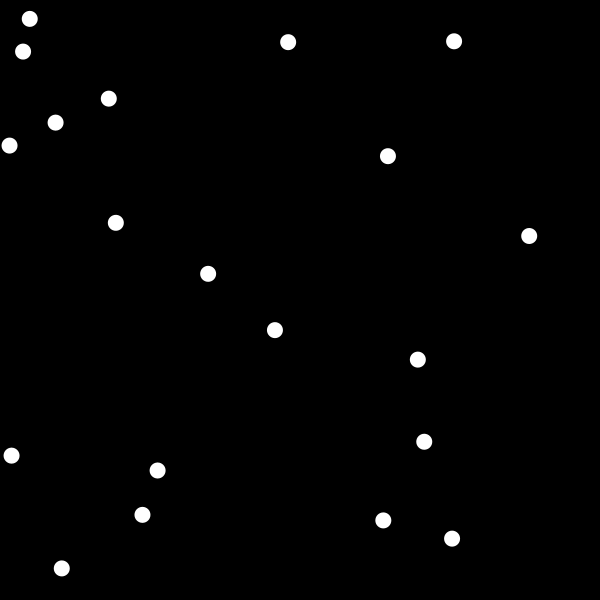
Frame 1 (no input)
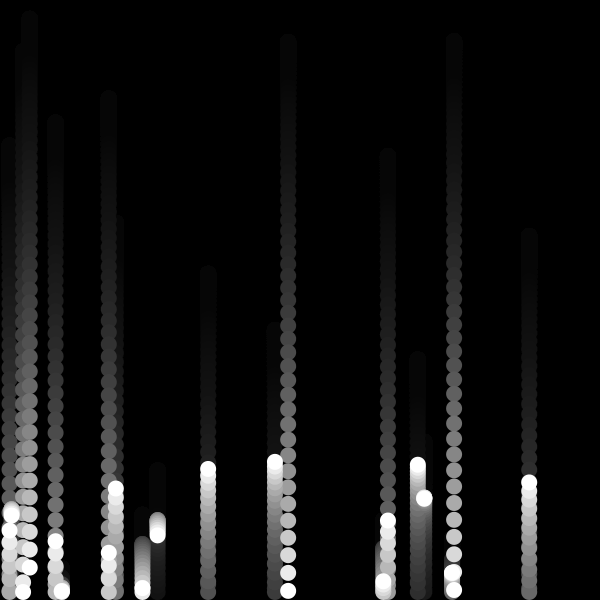
Frame 60 (the mouse pressed at the canvas centre just before this capture)
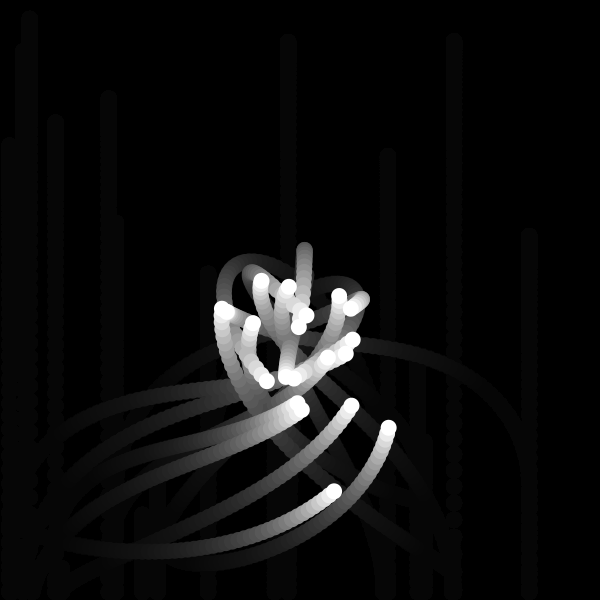
Frame 120 (the mouse held since frame 60 and released just before this capture)

The Processing sketch that drew these frames (run headless with seeded random() and noise(); from frame 60 on, the mouse is pressed at the canvas centre):

// Processing sketch: sketch_121005c
// ── sketch_121005c.pde
// Creating an array of objects.
Mover[] movers = new Mover[20];

void setup() {
  size(600,600);
  smooth();
  background(0);
  // Initializing all the elements of the array
  for (int i = 0; i < movers.length; i++) {
    movers[i] = new Mover(); 
  }
}

void draw() {
  noStroke();
  fill(0,20);
  rect(0,0,width,height);

  // Calling functions of all of the objects in the array.
  for (int i = 0; i < movers.length; i++) {
    movers[i].update();
    movers[i].checkEdges();
    movers[i].display(); 
  }
}

class Mover {

  PVector location;
  PVector velocity;
  PVector acceleration;
  float topspeed;
  PVector gravity;
  float bounceCoefficient;
  float friction;
  float diameter;

  Mover() {
    location = new PVector(random(width), random(height));
    velocity = new PVector(0,0);
    topspeed = random(5,10);
    gravity = new PVector(0, 0.3);
    bounceCoefficient = -0.8;
    friction = 0.8;
    diameter = 16;
  }

  void update() {

    // Our algorithm for calculating acceleration:
    if (mousePressed == true) {
      PVector mouse = new PVector(mouseX, mouseY);
      PVector dir = PVector.sub(mouse, location);  // Find vector pointing towards mouse
      dir.normalize();     // Normalize
      dir.mult(0.5);       // Scale 
      acceleration = dir;  // Set to acceleration

      // Motion 101!  Velocity changes by acceleration.  Location changes by velocity.
      velocity.add(acceleration);
      velocity.limit(topspeed);
    }
    velocity.add(gravity);
    location.add(velocity);
  }

  void display() {
    noStroke();
    fill(255);
    ellipse(location.x,location.y,diameter,diameter);
  }

  void checkEdges() {
    // Apply boundary conditions including coefficient of distribution
    // (proportion of energy conserved through bounce) and friction
    if (location.y >= height-diameter/2) {
      location.y = height-diameter/2;
      velocity.y = velocity.y * bounceCoefficient;
      velocity.x = velocity.x * friction;
    }
  }
}
